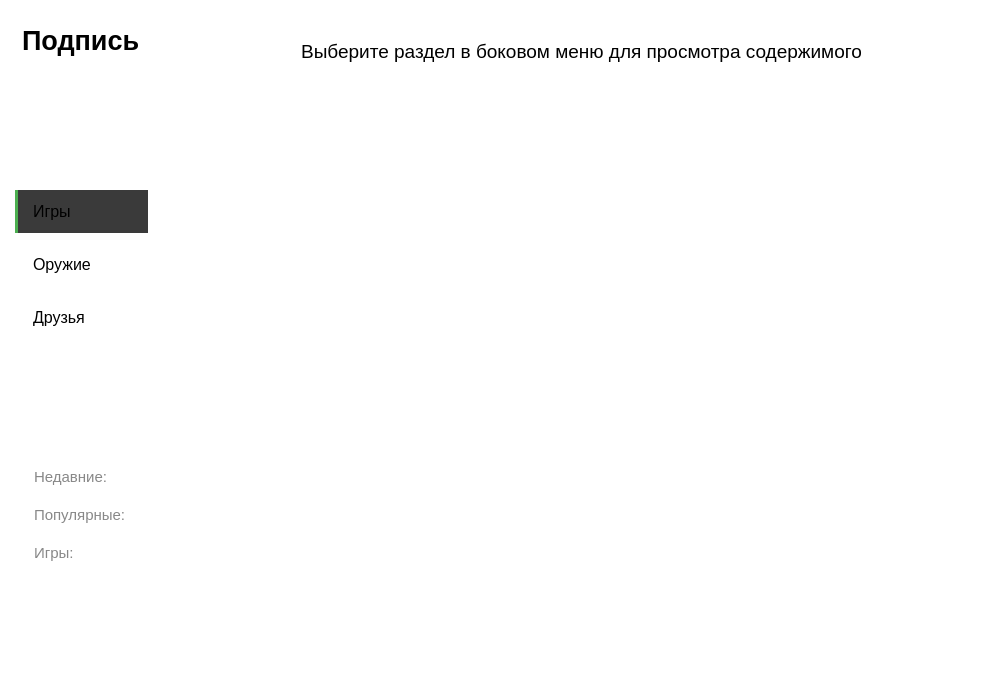
<?xml version="1.0" encoding="UTF-8"?>
<ui version="4.0">
 <class>MainWindow</class>
 <widget class="QMainWindow" name="MainWindow">
  <property name="geometry">
   <rect>
    <x>0</x>
    <y>0</y>
    <width>1000</width>
    <height>700</height>
   </rect>
  </property>
  <property name="windowTitle">
   <string>Game Launcher</string>
  </property>
  <property name="styleSheet">
   <string notr="true">QMainWindow {
    background-color: #ffffff;
}</string>
  </property>
  <widget class="QWidget" name="centralwidget">
   <layout class="QHBoxLayout" name="horizontalLayout">
    <property name="spacing">
     <number>0</number>
    </property>
    <property name="leftMargin">
     <number>0</number>
    </property>
    <property name="topMargin">
     <number>0</number>
    </property>
    <property name="rightMargin">
     <number>0</number>
    </property>
    <property name="bottomMargin">
     <number>0</number>
    </property>
    <item>
     <layout class="QVBoxLayout" name="verticalLayout_2">
      <property name="spacing">
       <number>10</number>
      </property>
      <property name="leftMargin">
       <number>15</number>
      </property>
      <property name="topMargin">
       <number>25</number>
      </property>
      <property name="rightMargin">
       <number>15</number>
      </property>
      <property name="bottomMargin">
       <number>20</number>
      </property>
      <item>
       <widget class="QLabel" name="labelTitle">
        <property name="font">
         <font>
          <pointsize>20</pointsize>
          <bold>true</bold>
         </font>
        </property>
        <property name="styleSheet">
         <string notr="true">color: #000000;
padding-bottom: 10px;
border-bottom: 1px solid #404040;</string>
        </property>
        <property name="text">
         <string>Подпись</string>
        </property>
       </widget>
      </item>
      <item>
       <spacer name="verticalSpacer">
        <property name="orientation">
         <enum>Qt::Orientation::Vertical</enum>
        </property>
        <property name="sizeHint" stdset="0">
         <size>
          <width>20</width>
          <height>20</height>
         </size>
        </property>
       </spacer>
      </item>
      <item>
       <widget class="QPushButton" name="btnGames">
        <property name="font">
         <font>
          <pointsize>12</pointsize>
         </font>
        </property>
        <property name="styleSheet">
         <string notr="true">QPushButton {
    color: #000000;
    text-align: left;
    padding: 12px 15px;
    border: none;
    background-color: transparent;
    border-left: 3px solid transparent;
}
QPushButton:hover {
    background-color: #3a3a3a;
    border-left: 3px solid #4CAF50;
}
QPushButton:checked {
    background-color: #3a3a3a;
    border-left: 3px solid #4CAF50;
}</string>
        </property>
        <property name="text">
         <string>Игры</string>
        </property>
        <property name="checkable">
         <bool>true</bool>
        </property>
        <property name="checked">
         <bool>true</bool>
        </property>
       </widget>
      </item>
      <item>
       <widget class="QPushButton" name="btnWeapons">
        <property name="font">
         <font>
          <pointsize>12</pointsize>
         </font>
        </property>
        <property name="styleSheet">
         <string notr="true">QPushButton {
    color: #000000;
text-align: left;
    padding: 12px 15px;
    border: none;
    background-color: transparent;
    border-left: 3px solid transparent;
}
QPushButton:hover {
    background-color: #3a3a3a;
    border-left: 3px solid #4CAF50;
}
QPushButton:checked {
    background-color: #3a3a3a;
    border-left: 3px solid #4CAF50;
}</string>
        </property>
        <property name="text">
         <string>Оружие</string>
        </property>
        <property name="checkable">
         <bool>true</bool>
        </property>
       </widget>
      </item>
      <item>
       <widget class="QPushButton" name="btnFriends">
        <property name="font">
         <font>
          <pointsize>12</pointsize>
         </font>
        </property>
        <property name="styleSheet">
         <string notr="true">QPushButton {
    color: #000000;
    text-align: left;
    padding: 12px 15px;
    border: none;
    background-color: transparent;
    border-left: 3px solid transparent;
}
QPushButton:hover {
    background-color: #3a3a3a;
    border-left: 3px solid #4CAF50;
}
QPushButton:checked {
    background-color: #3a3a3a;
    border-left: 3px solid #4CAF50;
}</string>
        </property>
        <property name="text">
         <string>Друзья</string>
        </property>
        <property name="checkable">
         <bool>true</bool>
        </property>
       </widget>
      </item>
      <item>
       <spacer name="verticalSpacer_2">
        <property name="orientation">
         <enum>Qt::Orientation::Vertical</enum>
        </property>
        <property name="sizeHint" stdset="0">
         <size>
          <width>20</width>
          <height>40</height>
         </size>
        </property>
       </spacer>
      </item>
      <item>
       <widget class="QLabel" name="labelRecent">
        <property name="font">
         <font>
          <pointsize>11</pointsize>
          <bold>false</bold>
         </font>
        </property>
        <property name="styleSheet">
         <string notr="true">color: #888888;
padding: 5px 15px;</string>
        </property>
        <property name="text">
         <string>Недавние:</string>
        </property>
       </widget>
      </item>
      <item>
       <widget class="QLabel" name="labelPopular">
        <property name="font">
         <font>
          <pointsize>11</pointsize>
         </font>
        </property>
        <property name="styleSheet">
         <string notr="true">color: #888888;
padding: 5px 15px;</string>
        </property>
        <property name="text">
         <string>Популярные:</string>
        </property>
       </widget>
      </item>
      <item>
       <widget class="QLabel" name="labelGames">
        <property name="font">
         <font>
          <pointsize>11</pointsize>
         </font>
        </property>
        <property name="styleSheet">
         <string notr="true">color: #888888;
padding: 5px 15px;</string>
        </property>
        <property name="text">
         <string>Игры:</string>
        </property>
       </widget>
      </item>
      <item>
       <spacer name="verticalSpacer_3">
        <property name="orientation">
         <enum>Qt::Orientation::Vertical</enum>
        </property>
        <property name="sizeHint" stdset="0">
         <size>
          <width>20</width>
          <height>40</height>
         </size>
        </property>
       </spacer>
      </item>
     </layout>
    </item>
    <item>
     <layout class="QVBoxLayout" name="verticalLayout">
      <property name="spacing">
       <number>0</number>
      </property>
      <property name="leftMargin">
       <number>0</number>
      </property>
      <property name="topMargin">
       <number>0</number>
      </property>
      <property name="rightMargin">
       <number>0</number>
      </property>
      <property name="bottomMargin">
       <number>0</number>
      </property>
      <item>
       <widget class="QScrollArea" name="scrollArea">
        <property name="styleSheet">
         <string notr="true">border: none;
background-color: transparent;</string>
        </property>
        <property name="widgetResizable">
         <bool>true</bool>
        </property>
        <widget class="QWidget" name="scrollAreaWidgetContents">
         <property name="geometry">
          <rect>
           <x>0</x>
           <y>0</y>
           <width>778</width>
           <height>698</height>
          </rect>
         </property>
         <property name="styleSheet">
          <string notr="true">background-color: transparent;</string>
         </property>
         <layout class="QVBoxLayout" name="verticalLayout_3">
          <property name="spacing">
           <number>15</number>
          </property>
          <property name="leftMargin">
           <number>20</number>
          </property>
          <property name="topMargin">
           <number>20</number>
          </property>
          <property name="rightMargin">
           <number>20</number>
          </property>
          <property name="bottomMargin">
           <number>20</number>
          </property>
          <item>
           <widget class="QLabel" name="labelContent">
            <property name="font">
             <font>
              <pointsize>14</pointsize>
             </font>
            </property>
            <property name="styleSheet">
             <string notr="true">color: #000000;
padding: 20px;</string>
            </property>
            <property name="text">
             <string>Выберите раздел в боковом меню для просмотра содержимого</string>
            </property>
            <property name="alignment">
             <set>Qt::AlignmentFlag::AlignCenter</set>
            </property>
           </widget>
          </item>
          <item>
           <spacer name="verticalSpacer_4">
            <property name="orientation">
             <enum>Qt::Orientation::Vertical</enum>
            </property>
            <property name="sizeHint" stdset="0">
             <size>
              <width>20</width>
              <height>40</height>
             </size>
            </property>
           </spacer>
          </item>
         </layout>
        </widget>
       </widget>
      </item>
     </layout>
    </item>
   </layout>
  </widget>
 </widget>
 <resources/>
 <connections/>
</ui>
